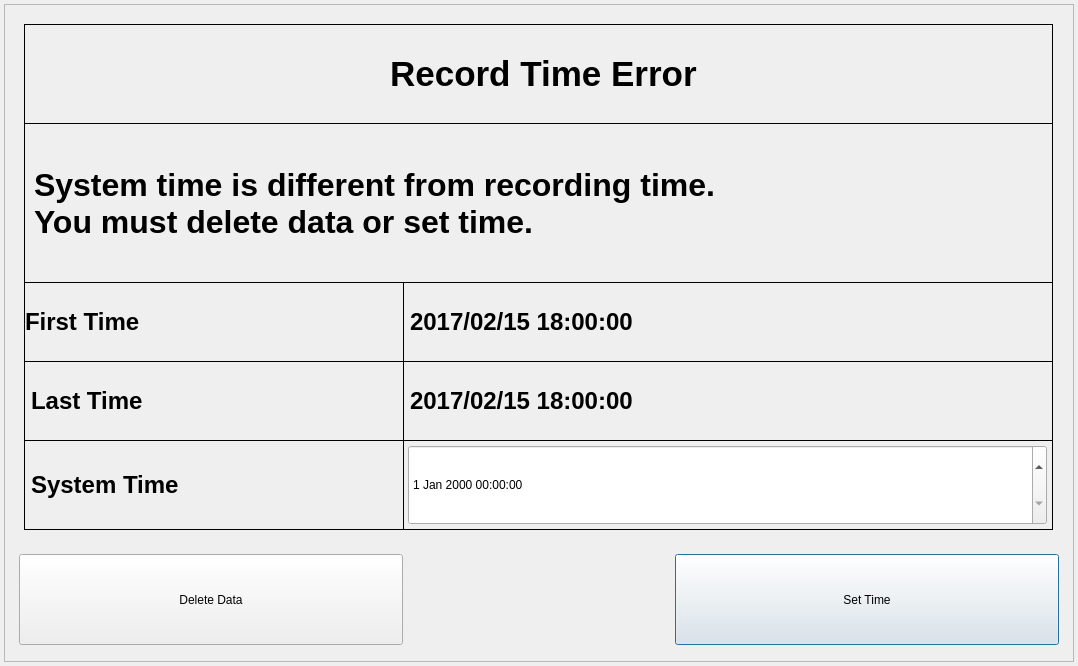
<?xml version="1.0" encoding="UTF-8"?>
<ui version="4.0">
 <class>TimeSetDialog</class>
 <widget class="QDialog" name="TimeSetDialog">
  <property name="geometry">
   <rect>
    <x>0</x>
    <y>0</y>
    <width>1078</width>
    <height>666</height>
   </rect>
  </property>
  <property name="windowTitle">
   <string>TIME SET PROPERTY</string>
  </property>
  <widget class="QFrame" name="frame">
   <property name="geometry">
    <rect>
     <x>4</x>
     <y>4</y>
     <width>1070</width>
     <height>658</height>
    </rect>
   </property>
   <property name="frameShape">
    <enum>QFrame::StyledPanel</enum>
   </property>
   <property name="frameShadow">
    <enum>QFrame::Raised</enum>
   </property>
   <widget class="QLabel" name="labelTimeTitle">
    <property name="geometry">
     <rect>
      <x>20</x>
      <y>20</y>
      <width>1029</width>
      <height>100</height>
     </rect>
    </property>
    <property name="font">
     <font>
      <pointsize>26</pointsize>
      <weight>75</weight>
      <bold>true</bold>
     </font>
    </property>
    <property name="frameShape">
     <enum>QFrame::Box</enum>
    </property>
    <property name="text">
     <string> Record Time Error</string>
    </property>
    <property name="scaledContents">
     <bool>true</bool>
    </property>
    <property name="alignment">
     <set>Qt::AlignCenter</set>
    </property>
   </widget>
   <widget class="QPushButton" name="buttonSetTime">
    <property name="geometry">
     <rect>
      <x>671</x>
      <y>550</y>
      <width>384</width>
      <height>91</height>
     </rect>
    </property>
    <property name="text">
     <string>Set Time</string>
    </property>
   </widget>
   <widget class="QLabel" name="labelSystemTime2">
    <property name="geometry">
     <rect>
      <x>399</x>
      <y>436</y>
      <width>650</width>
      <height>90</height>
     </rect>
    </property>
    <property name="frameShape">
     <enum>QFrame::Box</enum>
    </property>
    <property name="text">
     <string/>
    </property>
   </widget>
   <widget class="QDateTimeEdit" name="dateTimeSystem">
    <property name="geometry">
     <rect>
      <x>404</x>
      <y>441</y>
      <width>639</width>
      <height>80</height>
     </rect>
    </property>
   </widget>
   <widget class="QLabel" name="labelTimeStatus">
    <property name="geometry">
     <rect>
      <x>20</x>
      <y>119</y>
      <width>1029</width>
      <height>160</height>
     </rect>
    </property>
    <property name="font">
     <font>
      <pointsize>24</pointsize>
      <weight>75</weight>
      <bold>true</bold>
     </font>
    </property>
    <property name="frameShape">
     <enum>QFrame::Box</enum>
    </property>
    <property name="text">
     <string>System time is different from recording time.
You must delete data or set time.</string>
    </property>
   </widget>
   <widget class="QLabel" name="labelLastTime1">
    <property name="geometry">
     <rect>
      <x>20</x>
      <y>357</y>
      <width>380</width>
      <height>80</height>
     </rect>
    </property>
    <property name="font">
     <font>
      <pointsize>18</pointsize>
      <weight>75</weight>
      <bold>true</bold>
     </font>
    </property>
    <property name="frameShape">
     <enum>QFrame::Box</enum>
    </property>
    <property name="text">
     <string>Last Time</string>
    </property>
   </widget>
   <widget class="QLabel" name="labelFirstTime1">
    <property name="geometry">
     <rect>
      <x>20</x>
      <y>278</y>
      <width>380</width>
      <height>80</height>
     </rect>
    </property>
    <property name="font">
     <font>
      <pointsize>18</pointsize>
      <weight>75</weight>
      <bold>true</bold>
     </font>
    </property>
    <property name="frameShape">
     <enum>QFrame::Box</enum>
    </property>
    <property name="text">
     <string>First Time</string>
    </property>
    <property name="alignment">
     <set>Qt::AlignJustify|Qt::AlignVCenter</set>
    </property>
   </widget>
   <widget class="QLabel" name="labelFirstTime2">
    <property name="geometry">
     <rect>
      <x>399</x>
      <y>278</y>
      <width>650</width>
      <height>80</height>
     </rect>
    </property>
    <property name="font">
     <font>
      <pointsize>18</pointsize>
      <weight>75</weight>
      <bold>true</bold>
     </font>
    </property>
    <property name="frameShape">
     <enum>QFrame::Box</enum>
    </property>
    <property name="text">
     <string>2017/02/15 18:00:00</string>
    </property>
   </widget>
   <widget class="QLabel" name="labelLastTime2">
    <property name="geometry">
     <rect>
      <x>399</x>
      <y>357</y>
      <width>650</width>
      <height>80</height>
     </rect>
    </property>
    <property name="font">
     <font>
      <pointsize>18</pointsize>
      <weight>75</weight>
      <bold>true</bold>
     </font>
    </property>
    <property name="frameShape">
     <enum>QFrame::Box</enum>
    </property>
    <property name="text">
     <string>2017/02/15 18:00:00</string>
    </property>
   </widget>
   <widget class="QLabel" name="labelSystemTime1">
    <property name="geometry">
     <rect>
      <x>20</x>
      <y>436</y>
      <width>380</width>
      <height>90</height>
     </rect>
    </property>
    <property name="font">
     <font>
      <pointsize>18</pointsize>
      <weight>75</weight>
      <bold>true</bold>
     </font>
    </property>
    <property name="frameShape">
     <enum>QFrame::Box</enum>
    </property>
    <property name="text">
     <string>System Time</string>
    </property>
   </widget>
   <widget class="QPushButton" name="buttonDeleteData">
    <property name="geometry">
     <rect>
      <x>15</x>
      <y>550</y>
      <width>384</width>
      <height>91</height>
     </rect>
    </property>
    <property name="text">
     <string>Delete Data</string>
    </property>
   </widget>
   <zorder>labelTimeTitle</zorder>
   <zorder>buttonSetTime</zorder>
   <zorder>labelTimeStatus</zorder>
   <zorder>labelLastTime1</zorder>
   <zorder>labelFirstTime1</zorder>
   <zorder>labelFirstTime2</zorder>
   <zorder>labelLastTime2</zorder>
   <zorder>labelSystemTime1</zorder>
   <zorder>labelSystemTime2</zorder>
   <zorder>dateTimeSystem</zorder>
   <zorder>buttonDeleteData</zorder>
  </widget>
 </widget>
 <layoutdefault spacing="6" margin="11"/>
 <resources/>
 <connections/>
</ui>
